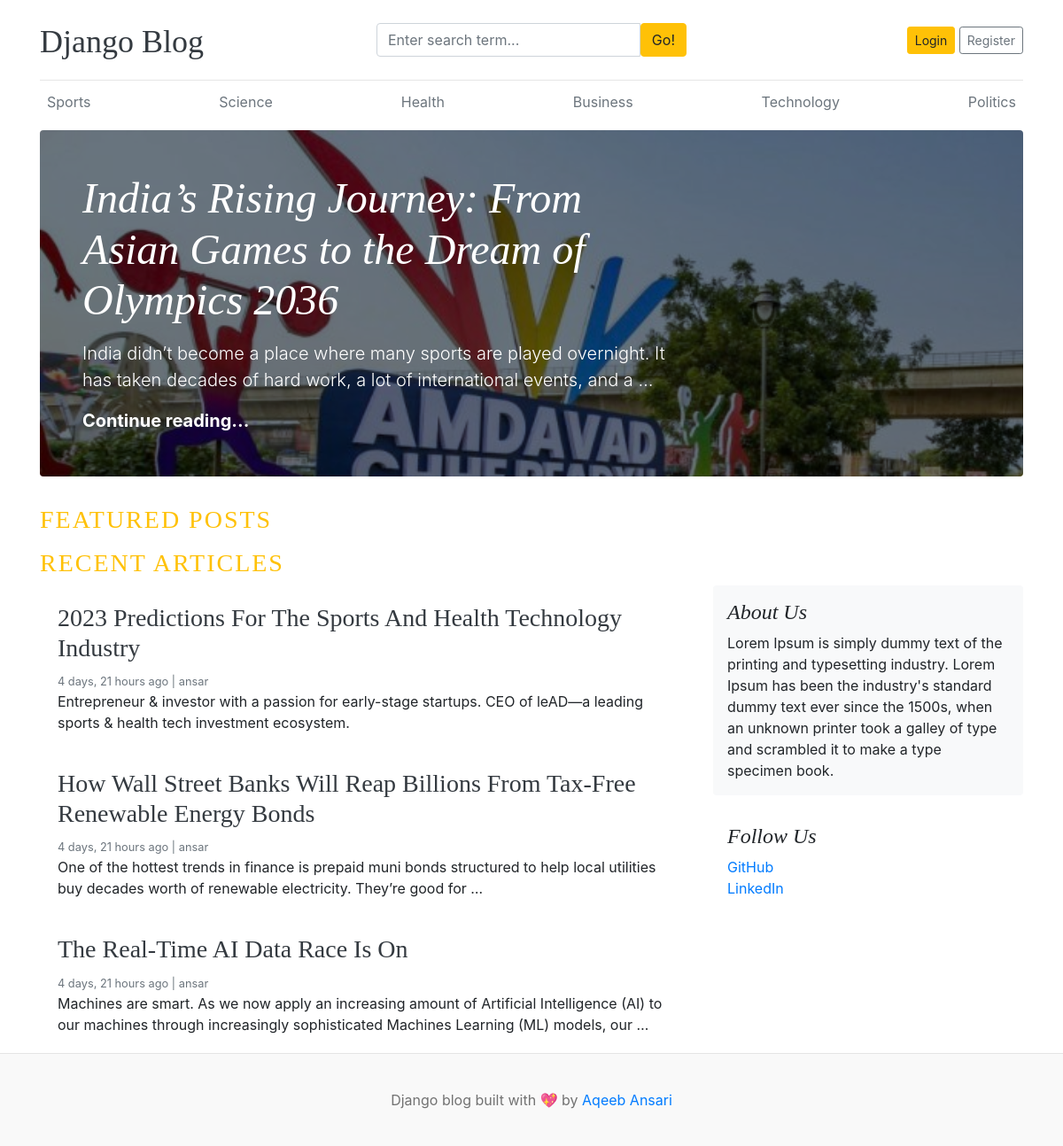
The page / on the database its author committed.
### blogs/models.py (models this page shows, shortened)
class Category(models.Model):
    category_name=models.CharField(max_length=50, unique=True)
    created_at=models.DateTimeField(auto_now_add=True)
    updated_at=models.DateTimeField(auto_now=True)
    class Meta:
        verbose_name_plural = 'categories'

class Blog(models.Model):
    title = models.CharField(max_length=100)
    slug = models.SlugField(max_length=150, unique=True, blank=True)
    category = models.ForeignKey(Category, on_delete=models.CASCADE)
    author = models.ForeignKey(User, on_delete=models.CASCADE)
    featured_image = models.ImageField(upload_to='uploads/%Y/%m/%d')
    short_description = models.TextField(max_length=500)
    blog_body = models.TextField(max_length=2000)
    status = models.CharField(max_length=20,choices=STATUS_CHOICES, default="Draft")
    is_featured = models.BooleanField(default=False)
    created_at = models.DateTimeField(auto_now_add=True)
    updated_at = models.DateTimeField(auto_now=True)

### additional/models.py (models this page shows, shortened)
class About(models.Model):
    about_heading=models.CharField(max_length=25)
    about_description=models.CharField(max_length=255)
    created_at=models.DateTimeField(auto_now_add=True)
    updated_at=models.DateTimeField(auto_now=True)
    class Meta:
        verbose_name_plural='about'

class SocialLink(models.Model):
    platform=models.CharField(max_length=25)
    link=models.URLField(max_length=100)
    created_at=models.DateTimeField(auto_now_add=True)
    updated_at=models.DateTimeField(auto_now=True)

### blog_main/views.py (the view)
# urls.py: 2. Add a URL to urlpatterns:  path('', views.home, name='home')
def home(request):
    featured_posts=Blog.objects.filter(is_featured=True,status='Published').order_by('updated_at')
    posts=Blog.objects.filter(is_featured=False,status='Published')
    try:
        about=About.objects.get()
    except:
        about=None
    context={
        'featured_posts': featured_posts,
        'posts': posts,
        'about':about
    }
    return render(request, 'home.html',context)

### blogs/context_processors.py (called while the page is built)
def get_categories(request):
    categories=Category.objects.all().order_by('updated_at')
    return dict(categories=categories)
    return {
        'categories' : Category.objects.all()
    }

def get_social_links(request):
    social_links=SocialLink.objects.all()
    return dict(social_links=social_links)

### templates/home.html (shortened to what this page needs)
{% extends 'base.html' %}
{% block content %}
    {%for post in featured_posts%}
    {%if forloop.first%}
<div class="jumbotron p-3 p-md-5 text-white rounded bg-dark" style="background-image: url({{post.featured_image.url}});background-blend-mode: overlay;background-size:cover;">
    <div class="col-md-8 px-0">
      <h1 class="display-4 font-italic">{{post.title}}</h1>
      <p class="lead my-3">{{post.short_description | truncatewords:25}}</p>
      <p class="lead mb-0"><a href="{% url 'blogs' post.slug %}" class="text-white font-weight-bold">Continue reading...</a></p>
    </div>
  </div>
  {% endif %}
{% endfor %}
 <h3 class="text-uppercase text-warning" style="letter-spacing: 2px;">Featured Posts</h3>
<h3 class="text-uppercase text-warning" style="letter-spacing: 2px;">Recent Articles</h3>
  <main role="main" class="container p-0">
    <div class="row">
      <div class="col-md-8 blog-main">
        {%for post in posts%}
        <div class="card border-0" >
        <div class="card-body">
          <h3><a href="{% url 'blogs' post.slug %}" class="text-dark">{{post.title}}</a></h3>
          <small class="mb-1 text-muted">{{post.created_at | timesince}} ago | {{post.author}}</small>
          <p class="card-text">{{post.short_description | truncatewords:25}}</p>
        </div>
      </div>
{%endfor%}
      </div>
      <aside class="col-md-4 blog-sidebar">
        <div class="p-3 mb-3 bg-light rounded">
          <h4 class="font-italic">{{about.about_heading}}</h4>
          <p class="mb-0">{{about.about_description}}</p>
        </div>
        {% if social_links %}
        <div class="p-3">
          <h4 class="font-italic">Follow Us</h4>
          <ol class="list-unstyled">
          {%for social in social_links %}
            <li><a href="{{social.link}}" target="blank">{{social.platform}}</a></li>
          {%endfor%}
          </ol>
        </div>
        {%endif%}
      </aside>
    </div>
  </main>
</div>
{% endblock %}

### templates/base.html (shortened to what this page needs)
{%load static%}
<!DOCTYPE html>
<html lang="en">
<head>
    <link href="https://getbootstrap.com/docs/4.0/dist/css/bootstrap.min.css" rel="stylesheet">
    <link href="{% static 'css/blog.css' %}" rel="stylesheet">
    <link rel="stylesheet" href="https://cdnjs.cloudflare.com/ajax/libs/font-awesome/4.7.0/css/font-awesome.min.css">
  </head>
<body>
    <div class="container">
      <header class="blog-header py-3">
        <div class="row flex-nowrap justify-content-between align-items-center">
          <div class="col-4 pt-1">
            <a class="blog-header-logo text-dark" href="/">Django Blog</a>
          </div>
          <div class="col-4">
            <form action="{% url 'search' %}" method="GET">
              <div class="input-group">
                        <input class="form-control" type="text" name="keyword" value="{{keyword}}" placeholder="Enter search term..." aria-label="Enter search term..." aria-describedby="button-search" />
                        <button type="submit" class="btn btn-warning" id="button-search" type="button">Go!</button>
                    </div>
            </form>
          </div>
          <div class="col-4 d-flex justify-content-end align-items-center">
            {%if not user.is_authenticated %}
            <a class="btn btn-sm btn-warning" href="{% url 'login' %}">Login</a> &nbsp;
            <a class="btn btn-sm btn-outline-secondary" href="{% url 'register' %}">Register</a>
            {% else %}
            <span><a href="{% url 'dashboard' %}">Dashboard</a></span>
            &emsp;
            <span><a href="{% url 'logout' %}">Logout</a></span>
            {%endif%}
          </div>
        </div>
      </header>
      <div class="nav-scroller py-1 mb-2">
        <nav class="nav d-flex justify-content-between">
            {% for cat in categories%}
          <a class="p-2 text-muted" href="{% url 'posts_by_category' cat.id %}">{{cat.category_name}}</a>
          {%endfor%}
        </nav>
      </div>
{%block content%}
{%endblock%}
<footer class="blog-footer">
  <p>Django blog built with &#128150;  by <a href="#">Aqeeb Ansari</a></p>
</footer>
</body>
</html>

### blog_main/static/css/blog.css (style rules this page uses)
.blog-header { border-bottom: 1px solid #e5e5e5; }
.blog-header-logo { font-family: "Playfair Display", Georgia, "Times New Roman", serif; font-size: 2.25rem; }
h1, h2, h3, h4, h5, h6 { font-family: "Playfair Display", Georgia, "Times New Roman", serif; }
.display-4 { font-size: 2.5rem; }
@media (min-width: 768px) { .display-4 { font-size: 3rem; } }
.blog-footer { padding: 2.5rem 0; color: #727272; text-align: center; background-color: #f9f9f9; border-top: .05rem solid #e5e5e5; }
.blog-footer p:last-child { margin-bottom: 0; }

### rows shown on the page
Category: category_name "Sports"
Category: category_name "Science"
Category: category_name "Health"
Category: category_name "Business"
Category: category_name "Technology"
Category: category_name "Politics"
Blog: featured_image (picture), title "India’s Rising Journey: From Asian Games to the Dream of Olympics 2036", short_description "India didn’t become a place where many sports are played overnight. It has taken decades of hard work, a lot of international events, and a …"
Blog: title "2023 Predictions For The Sports And Health Technology Industry", created_at "4 days, 21 hours", author "ansar", short_description "Entrepreneur & investor with a passion for early-stage startups. CEO of leAD—a leading sports & health tech investment ecosystem."
Blog: title "How Wall Street Banks Will Reap Billions From Tax-Free Renewable Energy Bonds", created_at "4 days, 21 hours", author "ansar", short_description "One of the hottest trends in finance is prepaid muni bonds structured to help local utilities buy decades worth of renewable electricity. They’re good for …"
Blog: title "The Real-Time AI Data Race Is On", created_at "4 days, 21 hours", author "ansar", short_description "Machines are smart. As we now apply an increasing amount of Artificial Intelligence (AI) to our machines through increasingly sophisticated Machines Learning (ML) models, our …"
About: about_heading "About Us", about_description "Lorem Ipsum is simply dummy text of the printing and typesetting industry. Lorem Ipsum has been the industry's standard dummy text ever since the 1500s, when an unknown printer took a galley of type and scrambled it to make a type specimen book."
SocialLink: platform "GitHub"
SocialLink: platform "LinkedIn"
